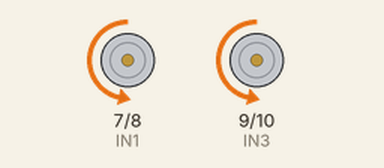
A sketch run on a simulated Arduino Uno, built with avr-gcc and run on an emulated ATmega328P. Shown: motor-driver pin pairs drawn as motors (green arrow = first pin HIGH = forward, orange = second pin HIGH = backward, longer = more drive, scaled by the enable pin).

Above: at 0.1 s.
At 3.3 s:
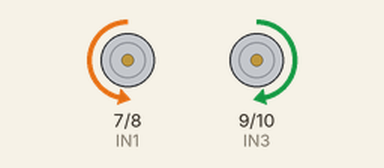
At 3.7 s:
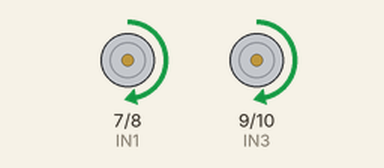
At 10.4 s:
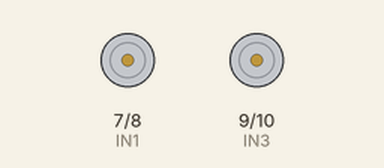
Timing chart, 0 to 11.9 s (numbered marks = the images above):
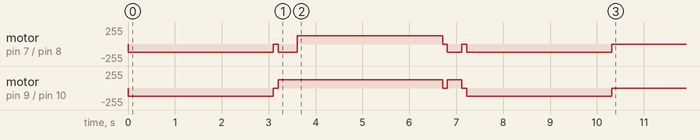

The sketch:

CarSketch.ino
```cpp
#define IN1  7   //K1、K2 motor direction
#define IN2  8     //K1、K2 motor direction
#define IN3  9    //K3、K4 motor direction
#define IN4  10   //K3、K4 motor direction
#define ENA  5    // Needs to be a PWM pin to be able to control motor speed ENA
#define ENB  6    // Needs to be a PWM pin to be able to control motor speed ENA
/*motor control*/
void go_back()  //motor rotate clockwise -->robot go ahead
{
  digitalWrite(IN1, HIGH);
  digitalWrite(IN2, LOW);
  digitalWrite(IN3, HIGH);
  digitalWrite(IN4,LOW);
}
void go_ahead() //motor rotate counterclockwise -->robot go back
{
  digitalWrite(IN1, LOW);
  digitalWrite(IN2, HIGH);
  digitalWrite(IN3, LOW);
  digitalWrite(IN4,HIGH);
}
void go_stop() //motor brake -->robot stop
{
  digitalWrite(IN1, LOW);
  digitalWrite(IN2, LOW);
  digitalWrite(IN3, LOW);
  digitalWrite(IN4,LOW);
}
void turn_right(int t)  //left motor rotate clockwise and right motor rotate counterclockwise -->robot turn right
{
  digitalWrite(IN1, LOW);
  digitalWrite(IN2, HIGH);
  digitalWrite(IN3, HIGH);
  digitalWrite(IN4, LOW);
  delay(t);
}
void turn_left(int t) //left motor rotate counterclockwise and right motor rotate clockwise -->robot turn left
{
  digitalWrite(IN1, HIGH);
  digitalWrite(IN2, LOW);
  digitalWrite(IN3, LOW);
  digitalWrite(IN4, HIGH);
  delay(t);
}
/*set motor speed */
void set_motorspeed(int lspeed,int rspeed) //change motor speed
{
  analogWrite(ENA,lspeed);//lspeed:0-255
  analogWrite(ENB,rspeed);//rspeed:0-255
}
void setup() {
  /******L298N******/
  pinMode(IN1, OUTPUT);
  pinMode(IN2, OUTPUT);
  pinMode(IN3, OUTPUT);
  pinMode(IN4, OUTPUT);
  pinMode(ENA, OUTPUT);
  pinMode(ENB, OUTPUT);

  set_motorspeed(125,125);

  // Step 1: Move forward 6 ft

  ForwardSixFeet();
  go_stop();
  delay(100);

  // Step 2: Turn right 90 degrees
  turn_right(310);

  delay(100);

  // Step 3: Drive backward 6 ft
  go_back();
  delay(3100);

  go_stop();
  delay(100);

  // Step 4: Turn right 90 degrees
  turn_right(310);
  go_stop();
  delay(100);

  // Step 5: Drive forward 6 ft
  ForwardSixFeet();

/*
  // Step 6: Turn right 135 degrees
  turn_right(500);
*/

  //turn_right(990);


  // Stop
  go_stop();
}

void ForwardSixFeet()
{
  go_ahead();
  delay(3100);
}

void loop() {

}
```
